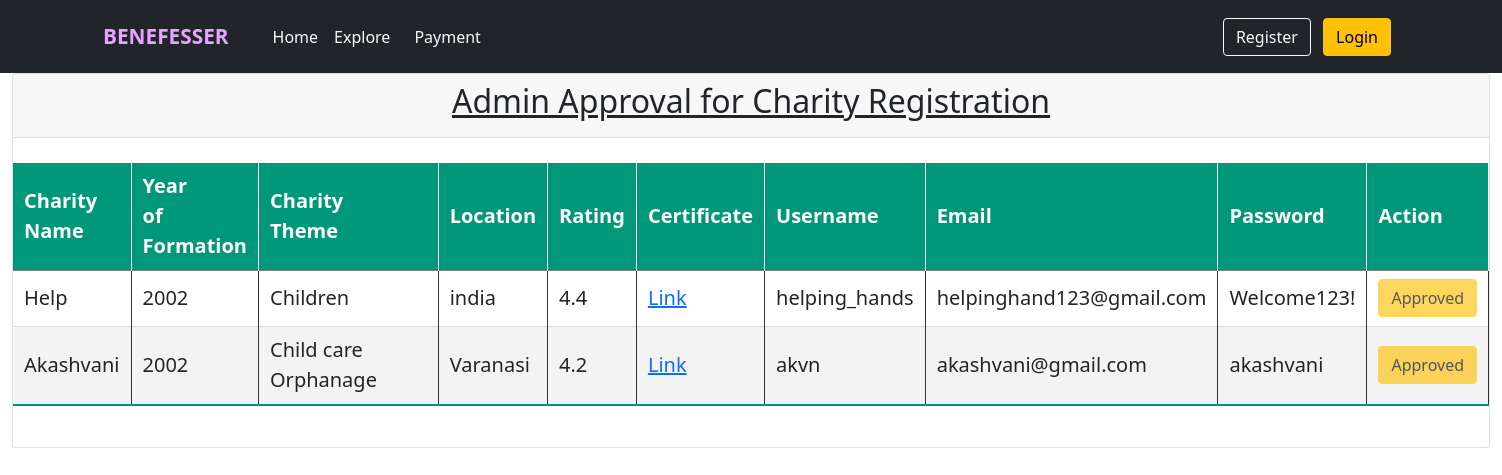
Before: /AdminApprovalView/ with the older database file.
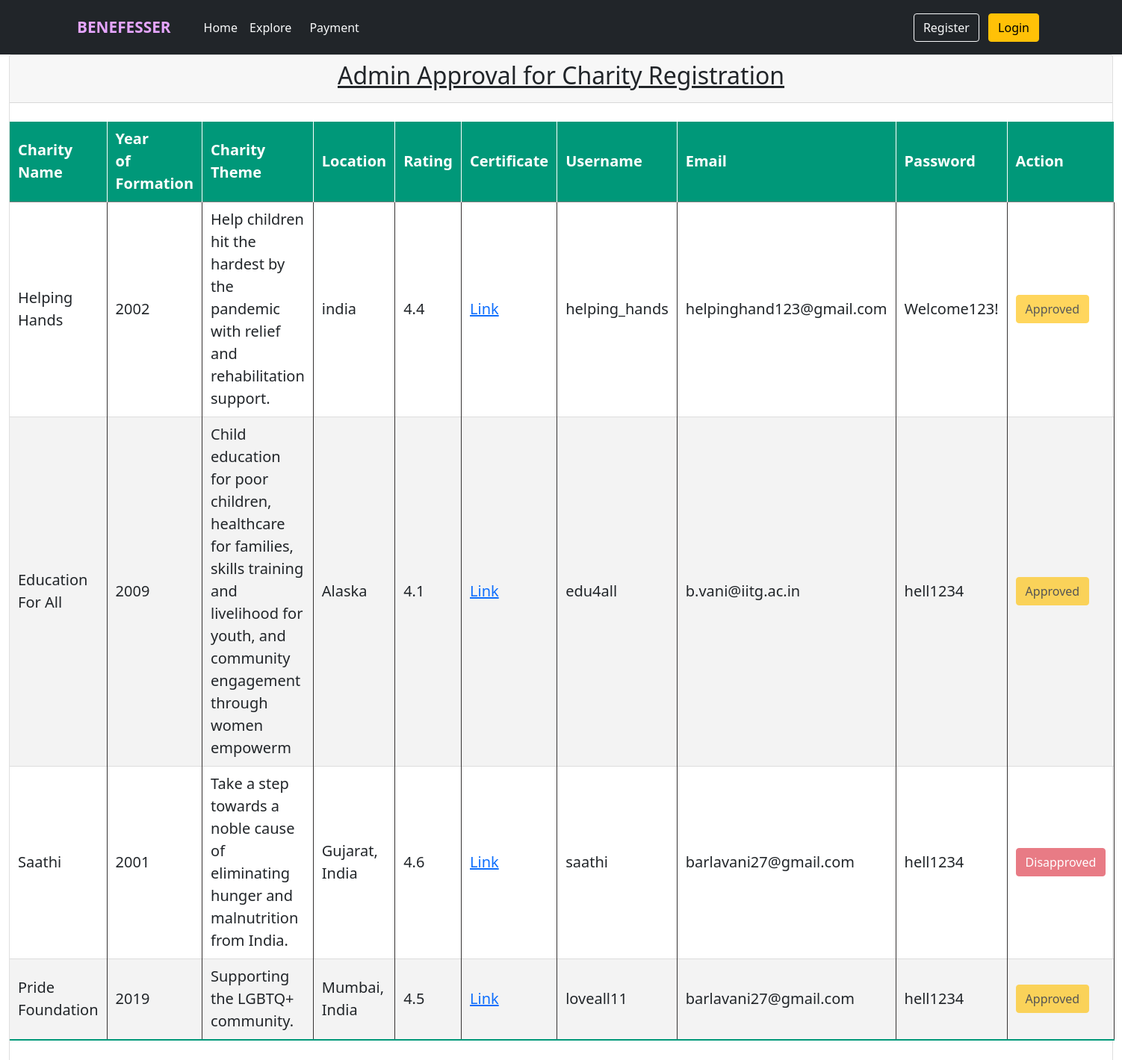
After: the same page with the newer database file.
### explore/models.py (models this page shows, shortened)
class Charity(AbstractBaseUser):
    name = models.CharField(max_length=250)
    location = models.CharField(max_length=50)
    year = models.CharField(max_length=4)
    charity_theme = models.CharField(max_length=250)
    rating = models.DecimalField(max_digits=2, decimal_places=1)
    pic_link = models.CharField(max_length=1000)
    charity_id = models.CharField(max_length=7, )
    certificate = models.ImageField(upload_to="media", blank=True)
    username = models.CharField(max_length=100,primary_key=True)
    identifier = models.CharField(max_length=40)
    USERNAME_FIELD = 'identifier'
    email = models.EmailField()
    password1 = models.CharField(max_length=200)
    password2 = models.CharField(max_length=200)
    status = models.IntegerField(default=0)

### explore/views.py (the view)
# urls.py: path('AdminApprovalView/', views.admin_approval_view,
def admin_approval_view(request):
    registrations = Charity.objects.all()
    return render(request, 'adminapproval.html', {'registrations': registrations})

### templates/adminapproval.html (shortened to what this page needs)
<!doctype html>
<html lang="en">
<head>
    <link href="https://cdn.jsdelivr.net/npm/bootstrap@5.1.3/dist/css/bootstrap.min.css" rel="stylesheet"
>
</head>
<body>
{% include 'navbar.html' %}
  <section class="content">
    <div class="container-fluid">
      <div class="row">
        <div class="col-md-12">
          <div class="card card-primary">
            <div class="card-header">
              <header>
                <h2 class="card-title">
                  <center><u>Admin Approval for Charity Registration</u></center>
                </h2>
              </header>
            </div>
            <div class="table">
              <table class="content-table" cellpadding="10">
                <thead>
                  <tr>
                    <th>Charity <br />Name</th>
                    <th>
                      Year <br />of<br />
                      Formation
                    </th>
                    <th>Charity<br />Theme</th>
                    <th>Location</th>
                    <th>Rating</th>
                    <th>Certificate</th>
                    <th>Username</th>
                    <th>Email</th>
                    <th>Password</th>
                    <th>Action</th>
                  </tr>
                </thead>
                {% for charity in registrations %}
                <tr>
                  <td>{{ charity.name }}</td>
                  <td>{{ charity.year }}</td>
                  <td>{{ charity.charity_theme }}</td>
                  <td>{{ charity.location }}</td>
                  <td>{{ charity.rating }}</td>
                  <td><a href="{{ charity.certificate }}">Link</a></td>
                  <td>{{ charity.username }}</td>
                  <td>{{ charity.email }}</td>
                  <td>{{ charity.password1 }}</td>
                  <td>
                    {% if charity.status == 0 %}
                    <a
                      href="{% url 'Charity_approve_reg' charity_id=charity.name %}"
                      class="btn btn-success reply_open-modal" data-toggle="modal" data-target="#reply_modal"
                      >Approve</a
                    >
                    <a
                      class="btn btn-danger"
                      href="{% url 'Charity_disapprove_reg' charity_id=charity.name %}"
                      >Disapprove</a
                    >
                    {% elif charity.status == 1 %}
                    <button
                      class="btn btn-warning"
                      disabled="disabled"
                      data-toggle="modal"
                      data-target="#reply_modal"
                    >
                      Approved
                    </button>
                    {% else %}
                    <button
                      class="btn btn-danger"
                      disabled="disabled"
                      data-toggle="modal"
                      data-target="#reply_modal"
                    >
                      Disapproved
                    </button>
                    {% endif %}
                  </td>
                </tr>
                {% endfor %}
              </table>
            </div>
          </div>
        </div>
      </div>
    </div>
  </section>
</body>
</html>

### templates/navbar.html (shortened to what this page needs)
{% load static %}
<header class="p-3 bg-dark text-white">
    <div class="container">
        <div class="d-flex flex-wrap align-items-center justify-content-center justify-content-lg-start">
            <a class="navbar-brand" style="color:#E5A5FF; font-size:1.3rem; font-weight:bold;" href="#">BENEFESSER</a>
            <ul class="nav col-12 col-lg-auto me-lg-auto mb-1 justify-content-center mb-md-0">
                <li><a href="/" class="nav-link ms-4 px-1 link-light">Home</a></li>
                <li><a href="/explore" class="nav-link mx-2 px-1 link-light">Explore</a></li>
                <li><a href="/payment" class="nav-link mx-2 px-1 link-light">Payment</a></li>
            </ul>
            <div class="text-end">
                {% if user.is_authenticated or userc.is_authenticated %}
                <button type="button" class="btn btn-outline-light me-2" onclick="location.href='/profile'">
                    <svg xmlns="http://www.w3.org/2000/svg" width="18" height="18" fill="currentColor" class="bi bi-person-fill" viewBox="1.2 1.2 16 16">
                        <path d="M3 14s-1 0-1-1 1-4 6-4 6 3 6 4-1 1-1 1H3zm5-6a3 3 0 1 0 0-6 3 3 0 0 0 0 6z"/>
                    </svg>
                    Profile
                </button>
                <button type="button" class="btn btn-outline-light me-2" onclick="location.href='logout'">Logout
                </button>
                {% else %}
                <button type="button" class="btn btn-outline-light me-2" onclick="location.href='/UserRegistration'">
                    Register
                </button>
                <button type="button" class="btn btn-warning me-2" onclick="location.href='/login'">Login</button>
                {% endif %}
            </div>
        </div>
    </div>
</header>

### templates/adminapproval.html (style rules this page uses)
.content-table { border-collapse: collapse; margin: 25px 0; font-size: 1.25em; min-width: 550px; }
.content-table thead tr { background-color: #009879; color: #ffffff; text-align: left; font-weight: bold; }
.content-table th, .content-table td { padding: 8.5px 11px; }
.content-table tbody tr { border-bottom: 1px solid #dddddd; }
.content-table th { border-right: 1.5px solid #ffffff; }
.content-table td { border-right: 1.5px solid #363333; }
.content-table tbody tr:nth-of-type(even) { background-color: #f3f3f3; }
.content-table tbody tr:last-of-type { border-bottom: 2px solid #009879; }
td { border-right: 1px #111010; }
header { display: block; }

Changed rows visible on the page:
removed Charity: name "Akashvani", year "2002", charity_theme "Child care Orphanage", location "Varanasi", rating "4.2", username "akvn", email "akashvani@gmail.com", password1 "akashvani", status "Approved"
changed Charity "india": name "Help" → "Helping Hands"; charity_theme "Children" → "Help children hit the hardest by the pandemic with relief and rehabilitation support."
added Charity: name "Education For All", year "2009", charity_theme "Child education for poor children, healthcare for families, skills training and livelihood for youth, and community engagement through women empowerm", location "Alaska", rating "4.1", username "edu4all", email "b.vani@iitg.ac.in", password1 "hell1234", status "Approved"
added Charity: name "Saathi", year "2001", charity_theme "Take a step towards a noble cause of eliminating hunger and malnutrition from India.", location "Gujarat, India", rating "4.6", username "saathi", email "barlavani27@gmail.com", password1 "hell1234", status "Disapproved"
added Charity: name "Pride Foundation", year "2019", charity_theme "Supporting the LGBTQ+ community.", location "Mumbai, India", rating "4.5", username "loveall11", email "barlavani27@gmail.com", password1 "hell1234", status "Approved"
